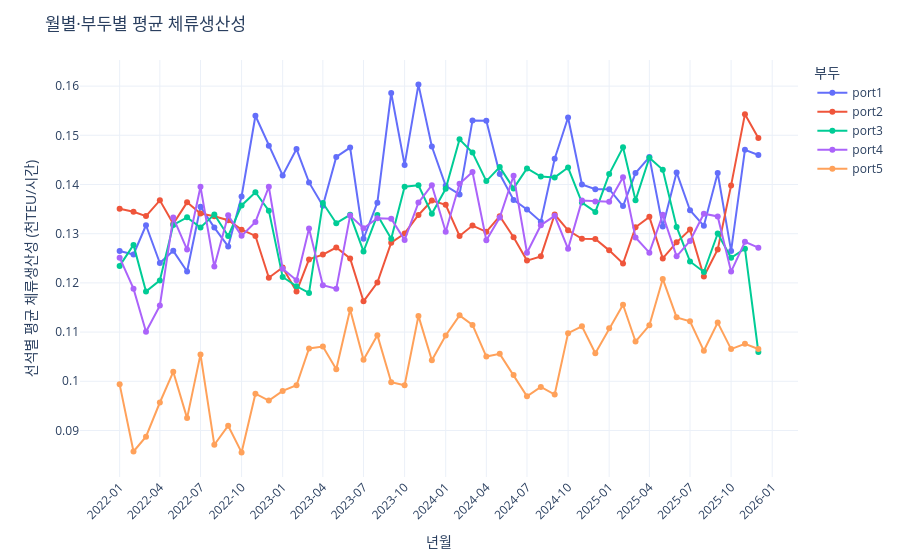

Here is the notebook cell this chart was saved with:
### Markdown cell above
## 5. 월별·부두별 체류생산성 그래프

### Code cell
fig = px.line(
    port_result, x='date', y='stay_productivity', color='port', markers=True,
    hover_data={'date': False, 'year_month': True, 'stay_productivity': ':.4f', 'berth_count': True}
)
fig.update_layout(
    title='월별·부두별 평균 체류생산성',
    xaxis_title='년월', yaxis_title='선석별 평균 체류생산성 (천TEU/시간)',
    hovermode='x unified', template='plotly_white', legend_title='부두'
)
fig.update_xaxes(dtick='M3', tickformat='%Y-%m', tickangle=-45)
fig.show()
